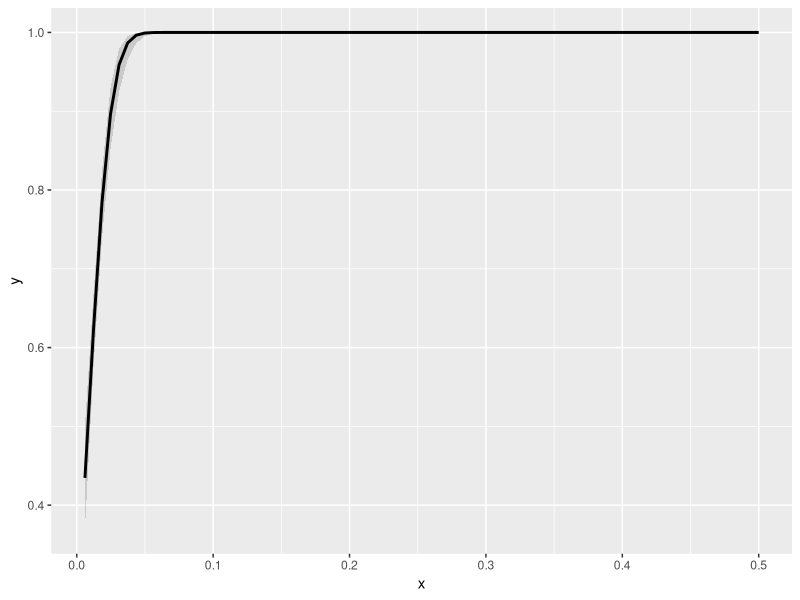

R code for this plot:
library(tidyverse)

x_variable <- c(0.006, 0.014, 0.025, 0.05, 0.15, 0.3, 0.5)
y_variable <- c(0.4, 0.733333333333333, 0.875, 1, 1, 1, 1)

df <- data.frame(x = x_variable,
                 y = y_variable)


probit_model <- glm(formula = df$y ~ df$x, family = quasibinomial(link = "probit"))

intercept <- coef(probit_model)[[1]]
slope <- coef(probit_model)[[2]]

# Probit inverse link function (I think?)
invlink_fn <- function(x) pnorm(x * slope + intercept)


# The geom_smooth() layer is correct, according to my reference
# The stat_function _should_ be identical but it isn't
plot <- df %>%
  ggplot(aes(x, y)) +
  geom_smooth(formula = y ~ x, color = "black", fullrange = TRUE,
              method = "glm", method.args = list(family = quasibinomial(link = "probit"))) 

ggplot_build(plot)
